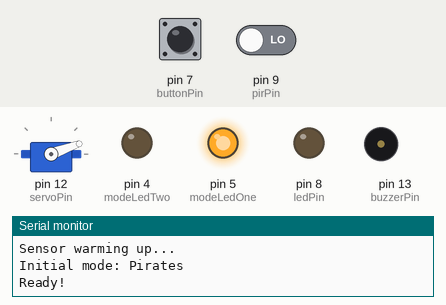
This sketch was run on a simulated Arduino Uno, built with avr-gcc and run on an emulated ATmega328P. On the bench: servo, output pins drawn as LEDs (lit = HIGH), buzzer (waves = sounding), the last lines printed to the serial monitor. The test bench sets the inputs (shaded band); at power-on: pin 9 (pirPin) LOW, pin 7 (buttonPin) HIGH. Random numbers use the default seed unless the sketch sets one; EEPROM starts erased.

Above: at 1.2 s.
1.3 s: pin 9 (pirPin) driven HIGH
At 1.75 s:
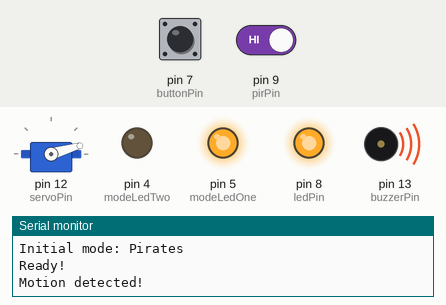
At 2.19 s:
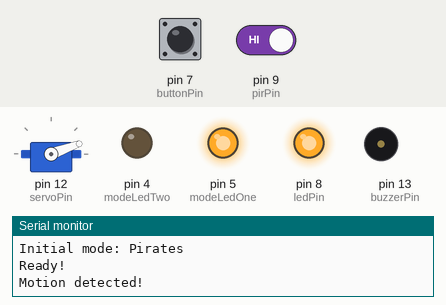
Timing chart, 0 to 10.3 s (numbered marks = the images above; inputs shaded):
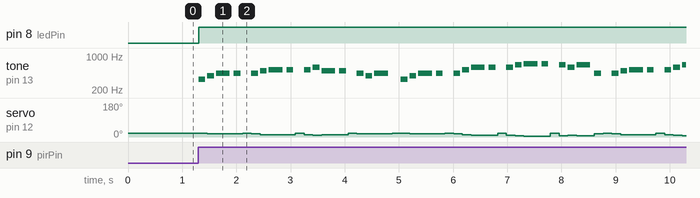

The sketch:

skull_singing_pirates_of_the_caribean.ino
```cpp
#include <Servo.h>
#include <EEPROM.h>       // For saving mode state
#include "pitches.h"      // Make sure this file is in the same folder

// --- Pins ---

const int modeLedTwo = 4;   // LED for Scream mode
const int modeLedOne = 5;   // LED for Pirates mode
const int buttonPin = 7;    // Button to switch mode
const int ledPin = 8;       // Status LED
const int pirPin = 9;       // PIR sensor
const int servoPin = 12;    // Servo control pin
const int buzzerPin = 13;   // Buzzer pin

// --- State variables ---
bool motionPreviouslyDetected = false;
bool lastButtonState = HIGH;   // for button debouncing
int mode = 1;                  // 1 = Pirates, 2 = Scream
Servo jawServo;

// --------------------- Pirates of the Caribbean ---------------------
int melody[] = {
  NOTE_E4, NOTE_G4, NOTE_A4, NOTE_A4, REST,
  NOTE_A4, NOTE_B4, NOTE_C5, NOTE_C5, REST,
  NOTE_C5, NOTE_D5, NOTE_B4, NOTE_B4, REST,
  NOTE_A4, NOTE_G4, NOTE_A4, REST,

  NOTE_E4, NOTE_G4, NOTE_A4, NOTE_A4, REST,
  NOTE_A4, NOTE_C5, NOTE_D5, NOTE_D5, REST,
  NOTE_D5, NOTE_E5, NOTE_F5, NOTE_F5, REST,
  NOTE_E5, NOTE_D5, NOTE_E5, NOTE_A4, REST,

  NOTE_A4, NOTE_B4, NOTE_C5, NOTE_C5, REST,
  NOTE_C5, NOTE_D5, NOTE_E5, NOTE_E5, REST,
  NOTE_E5, NOTE_F5, NOTE_G5, NOTE_G5, REST,
  NOTE_F5, NOTE_E5, NOTE_D5, NOTE_C5, NOTE_B4, NOTE_A4
};

int durations[] = {
  8, 8, 4, 8, 8,
  8, 8, 4, 8, 8,
  8, 8, 4, 8, 8,
  8, 8, 4, 8,

  8, 8, 4, 8, 8,
  8, 8, 4, 8, 8,
  8, 8, 4, 8, 8,
  8, 8, 4, 8, 8,

  8, 8, 4, 8, 8,
  8, 8, 4, 8, 8,
  8, 8, 4, 8, 8,
  8, 8, 8, 8, 8, 4
};

// --------------------- Setup ---------------------
void setup() {
  Serial.begin(9600);

  pinMode(modeLedOne, OUTPUT);
  pinMode(modeLedTwo, OUTPUT);
  pinMode(buttonPin, INPUT_PULLUP);  // important: internal pull-up
  pinMode(pirPin, INPUT);
  pinMode(ledPin, OUTPUT);
  pinMode(buzzerPin, OUTPUT);

  jawServo.attach(servoPin);
  jawServo.write(20);

  randomSeed(analogRead(A0));

  // --- Load saved mode from EEPROM ---
  mode = EEPROM.read(0);
  if (mode != 1 && mode != 2) {
    mode = 1; // default
    EEPROM.write(0, mode);
  }

  updateModeLeds();

  Serial.println("Sensor warming up...");
  Serial.print("Initial mode: ");
  Serial.println(mode == 1 ? "Pirates" : "Scream");
  Serial.println("Ready!");
}

// --------------------- Update LEDs ---------------------
void updateModeLeds() {
  digitalWrite(modeLedOne, mode == 1 ? HIGH : LOW);
  digitalWrite(modeLedTwo, mode == 2 ? HIGH : LOW);
}

// --------------------- Pirates song ---------------------
void playPiratesSongWithJaw() {
  int size = sizeof(durations) / sizeof(int);
  int minNote = 2000;
  int maxNote = 0;

  for (int i = 0; i < size; i++) {
    if (melody[i] != REST) {
      if (melody[i] < minNote) minNote = melody[i];
      if (melody[i] > maxNote) maxNote = melody[i];
    }
  }

  for (int note = 0; note < size; note++) {
    int duration = 1000 / durations[note];

    if (melody[note] == REST) {
      noTone(buzzerPin);
      jawServo.write(20);
    } else {
      tone(buzzerPin, melody[note], duration);
      int jawPos = map(melody[note], minNote, maxNote, 20, 0);
      jawServo.write(jawPos);
    }

    int pauseBetweenNotes = duration * 1.3;
    delay(pauseBetweenNotes);
    noTone(buzzerPin);
  }

  jawServo.write(20);
}

// --------------------- Scream ---------------------
void screamWithJaw(int repetitions = 3) {
  for (int rep = 0; rep < repetitions; rep++) {
    for (int pos = 20; pos >= 0; pos -= 2) {
      jawServo.write(pos);
      int freq = map(pos, 20, 0, 150, 800);
      tone(buzzerPin, freq);
      delay(5);
    }

    for (int pos = 0; pos <= 20; pos += 2) {
      jawServo.write(pos);
      int freq = 700 + random(-80, 80);
      tone(buzzerPin, freq);
      delay(10);
    }
  }

  noTone(buzzerPin);
  jawServo.write(20);
}

// --------------------- Handle Button Toggle ---------------------
void handleButtonPress() {
  bool buttonState = digitalRead(buttonPin);

  if (lastButtonState == HIGH && buttonState == LOW) {
    Serial.println("Button pressed");  // <-- added log

    // Toggle mode
    mode = (mode == 1) ? 2 : 1;

    // Save mode permanently
    EEPROM.write(0, mode);

    Serial.print("Mode changed to: ");
    Serial.println(mode == 1 ? "Pirates" : "Scream");

    updateModeLeds();
    delay(200); // debounce
  }

  lastButtonState = buttonState;
}

// --------------------- Main Loop ---------------------
void loop() {
  handleButtonPress();

  int motion = digitalRead(pirPin);

  if (motion && !motionPreviouslyDetected) {
    digitalWrite(ledPin, HIGH);
    Serial.println("Motion detected!");

    if (mode == 1) {
      playPiratesSongWithJaw();
    } else {
      screamWithJaw(3);
    }

    digitalWrite(ledPin, LOW);
    motionPreviouslyDetected = true;
  }

  if (!motion) {
    digitalWrite(ledPin, LOW);
    if (motionPreviouslyDetected) {
      Serial.println("Motion ended.");
    }
    motionPreviouslyDetected = false;
  }

  delay(10);
}
```

pitches.cpp
```cpp
// (licence header left out)
#include "pitches.h"
```

pitches.h
```cpp
// (licence header left out)
#ifndef pitches_h
#define pitches_h

#define NOTE_B0  31
#define NOTE_C1  33
#define NOTE_CS1 35
#define NOTE_D1  37
#define NOTE_DS1 39
#define NOTE_E1  41
#define NOTE_F1  44
#define NOTE_FS1 46
#define NOTE_G1  49
#define NOTE_GS1 52
#define NOTE_A1  55
#define NOTE_AS1 58
#define NOTE_B1  62
#define NOTE_C2  65
#define NOTE_CS2 69
#define NOTE_D2  73
#define NOTE_DS2 78
#define NOTE_E2  82
#define NOTE_F2  87
#define NOTE_FS2 93
#define NOTE_G2  98
#define NOTE_GS2 104
#define NOTE_A2  110
#define NOTE_AS2 117
#define NOTE_B2  123
#define NOTE_C3  131
#define NOTE_CS3 139
#define NOTE_DB3 139
#define NOTE_D3  147
#define NOTE_DS3 156
#define NOTE_EB3 156
#define NOTE_E3  165
#define NOTE_F3  175
#define NOTE_FS3 185
#define NOTE_G3  196
#define NOTE_GS3 208
#define NOTE_A3  220
#define NOTE_AS3 233
#define NOTE_B3  247
#define NOTE_C4  262
#define NOTE_CS4 277
#define NOTE_D4  294
#define NOTE_DS4 311
#define NOTE_E4  330
#define NOTE_F4  349
#define NOTE_FS4 370
#define NOTE_G4  392
#define NOTE_GS4 415
#define NOTE_A4  440
#define NOTE_AS4 466
#define NOTE_B4  494
#define NOTE_C5  523
#define NOTE_CS5 554
#define NOTE_D5  587
#define NOTE_DS5 622
#define NOTE_E5  659
#define NOTE_F5  698
#define NOTE_FS5 740
#define NOTE_G5  784
#define NOTE_GS5 831
#define NOTE_A5  880
#define NOTE_AS5 932
#define NOTE_B5  988
#define NOTE_C6  1047
#define NOTE_CS6 1109
#define NOTE_D6  1175
#define NOTE_DS6 1245
#define NOTE_E6  1319
#define NOTE_F6  1397
#define NOTE_FS6 1480
#define NOTE_G6  1568
#define NOTE_GS6 1661
#define NOTE_A6  1760
#define NOTE_AS6 1865
#define NOTE_B6  1976
#define NOTE_C7  2093
#define NOTE_CS7 2217
#define NOTE_D7  2349
#define NOTE_DS7 2489
#define NOTE_E7  2637
#define NOTE_F7  2794
#define NOTE_FS7 2960
#define NOTE_G7  3136
#define NOTE_GS7 3322
#define NOTE_A7  3520
#define NOTE_AS7 3729
#define NOTE_B7  3951
#define NOTE_C8  4186
#define NOTE_CS8 4435
#define NOTE_D8  4699
#define NOTE_DS8 4978
#define REST     0

#endif
```

Measured:
- after the input at 1.3 s, pin 8 (ledPin): LOW → HIGH at once; tone on pin 13 (buzzerPin): plays 330 Hz for 0.13 s, 392 Hz for 0.13 s, 440 Hz for 0.25 s, 440 Hz for 0.13 s, 440 Hz for 0.13 s, 494 Hz for 0.13 s … (38 notes in this stretch), starting at once
